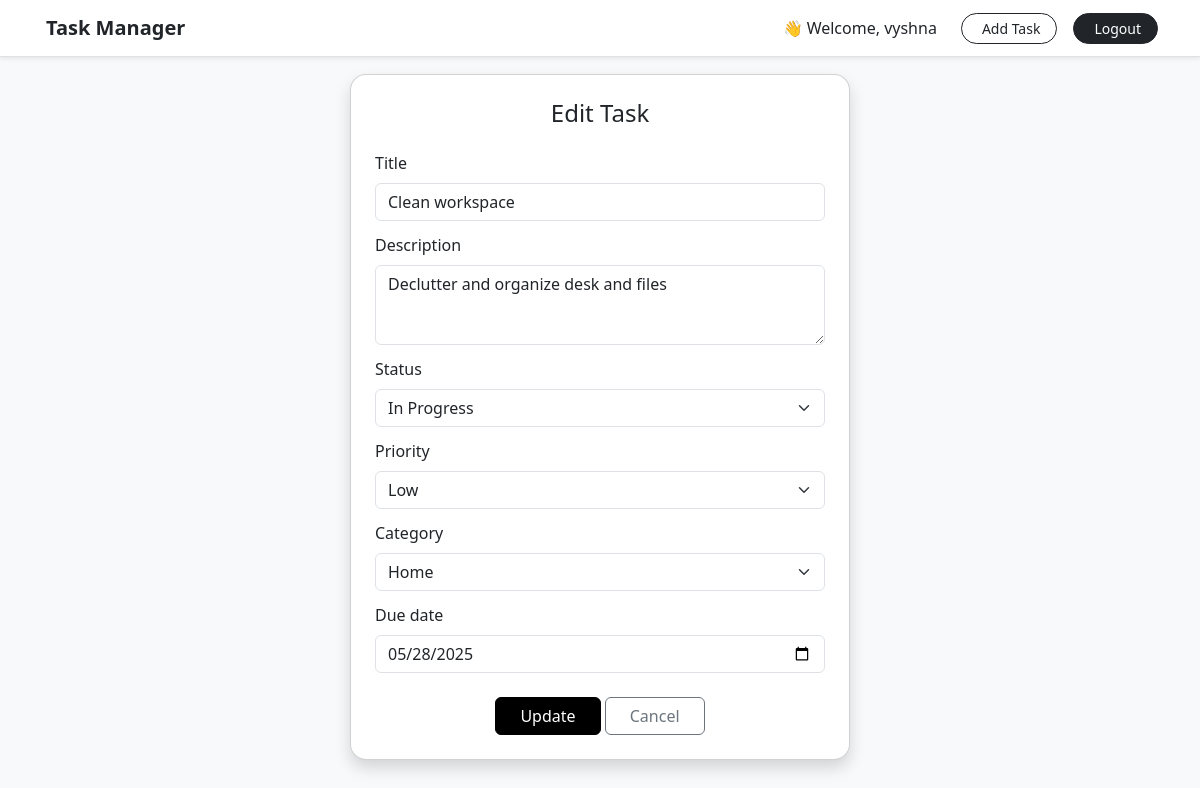
Page /edit/28/ (signed in) on the committed database.
### task/models.py (models this page shows, shortened)
class Tasks(models.Model):
    STATUS_CHOICES = [
        ('PENDING', 'Pending'),
        ('IN_PROGRESS', 'In Progress'),
        ('COMPLETED', 'Completed'),
        ('DEFERRED', 'Deferred'),
    ]
    PRIORITY_CHOICES = [
        ('LOW', 'Low'),
        ('MEDIUM', 'Medium'),
        ('HIGH', 'High'),
        ('CRITICAL', 'Critical'),
    ]
    CATEGORY_CHOICES = [
        ('WORK', 'Work'),
        ('PERSONAL', 'Personal'),
        ('HOME', 'Home'),
        ('STUDY', 'Study'),
        ('OTHERS', 'Others'),
    ]
    user = models.ForeignKey(User, on_delete=models.CASCADE)
    title = models.CharField(max_length=255)
    description = models.TextField()
    status = models.CharField(max_length=20, choices=STATUS_CHOICES, default='PENDING')
    priority = models.CharField(max_length=20, choices=PRIORITY_CHOICES, default='MEDIUM')
    category = models.CharField(max_length=20, choices=CATEGORY_CHOICES, default='OTHERS')
    due_date = models.DateField()
    created_at = models.DateTimeField(auto_now_add=True)
    updated_at = models.DateTimeField(auto_now=True)

### task/views.py (the view)
# urls.py: path('edit/<int:task_id>/', views.edit_task, name='edit_task'),
@login_required
def edit_task(request, task_id):
    task = get_object_or_404(Tasks, id=task_id, user=request.user)
    if request.method == 'POST':
        form = TaskForm(request.POST, instance=task)
        if form.is_valid():
            form.save()
            messages.success(request, 'Task updated successfully!')
            return redirect('dashboard')
        else:
            messages.error(request, 'Please correct the errors below.')
    else:
        form = TaskForm(instance=task)
    return render(request, 'edit_task.html', {'form': form, 'task': task})

### task/forms.py
class TaskForm(forms.ModelForm):
    class Meta:
        model = Tasks
        fields = ['title', 'description', 'status', 'priority', 'category', 'due_date']
        widgets = {
            'title': forms.TextInput(attrs={'class': 'form-control'}),
            'description': forms.Textarea(attrs={'class': 'form-control'}),
            'status': forms.Select(attrs={'class': 'form-select'}),
            'priority': forms.Select(attrs={'class': 'form-select'}),
            'category': forms.Select(attrs={'class': 'form-select'}),
            'due_date': forms.DateInput(attrs={'type': 'date', 'class': 'form-control'}),
        }

### Templates/edit_task.html (shortened to what this page needs)
{% load static %}
<!DOCTYPE html>
<html lang="en">
<head>
    <link href="https://cdn.jsdelivr.net/npm/bootstrap@5.3.0/dist/css/bootstrap.min.css" rel="stylesheet">
</head>
<body>
    {% include "navbar.html" %}
    <div class="container d-flex justify-content-center align-items-center" style="min-height: 90vh;">
        <div class="card shadow p-4" style="width: 100%; max-width: 500px;">
            <h4 class="text-center mb-4">Edit Task</h4>
            <form method="POST">
                <div class="mb-3">
                    <label class="form-label">{{ form.title.label }}</label>
                    {{ form.title }}
                </div>
                <div class="mb-3">
                    <label class="form-label">{{ form.description.label }}</label>
                    {{ form.description }}
                </div>
                <div class="mb-3">
                    <label class="form-label">{{ form.status.label }}</label>
                    {{ form.status }}
                </div>
                <div class="mb-3">
                    <label class="form-label">{{ form.priority.label }}</label>
                    {{ form.priority }}
                </div>
                <div class="mb-3">
                    <label class="form-label">{{ form.category.label }}</label>
                    {{ form.category }}
                </div>
                <div class="mb-3">
                    <label class="form-label">{{ form.due_date.label }}</label>
                    {{ form.due_date }}
                </div>
                <div class="text-center text-muted mt-4">
                    <button type="submit" class="btn btn-primary px-4">Update</button>
                    <a href="{% url 'dashboard' %}" class="btn btn-outline-secondary px-4">Cancel</a>
                </div>
            </form>
        </div>
    </div>
</body>
</html>

### Templates/navbar.html (shortened to what this page needs)
<nav class="navbar navbar-expand-lg navbar-light bg-white shadow-sm border-bottom">
  <div class="container">
    <a class="navbar-brand fw-bold text-dark" href="{% url 'dashboard' %}">
       Task Manager
    </a>
    <div class="collapse navbar-collapse justify-content-end" id="navbarNav">
      <ul class="navbar-nav align-items-center gap-3">
        <li class="nav-item">
          <span class="nav-link text-dark">👋 Welcome, {{ request.user.username }}</span>
        </li>
        <li class="nav-item">
          <a class="btn btn-outline-dark btn-sm rounded-pill px-3" href="{% url 'add_task' %}">
             Add Task
          </a>
        </li>
        <li class="nav-item">
          <form method="POST" action="{% url 'logout' %}" class="d-inline">
            <button type="submit" class="btn btn-dark btn-sm rounded-pill px-3">
               Logout
            </button>
          </form>
        </li>
      </ul>
    </div>
  </div>
</nav>

### Templates/edit_task.html (style rules this page uses)
body { background-color: #f8f9fa; }
.card { border-radius: 1rem; }
.form-label { font-weight: 500; }
.form-control, textarea, select { margin-bottom: 0.25rem; }
textarea.form-control { min-height: 80px; width: 500px; height: 80px; max-width: 100%; resize: vertical; }
.mb-3 { margin-bottom: 0.75rem !important; }
.btn-primary { background-color: #000000; border-color: #000000; color: #ffffff; transition: all 0.3s ease; }

### rows in the picture
Tasks: title "Clean workspace", description "Declutter and organize desk and files", status "In Progress", priority "Low", category "Home", due_date "05/28/2025"

### other values in the picture
{{ request.user.username }} "vyshna"
